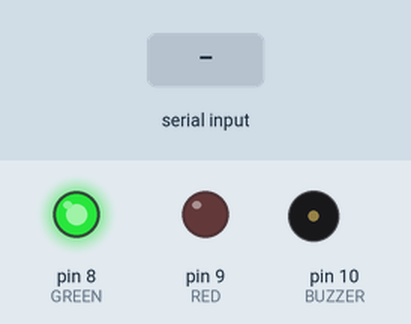
Recording of a sketch running on a simulated Arduino Uno, built with avr-gcc and run on an emulated ATmega328P. Shown: output pins drawn as LEDs (lit = HIGH), buzzer (waves = sounding). Inputs (shaded band) come from the test bench.

Above: at 1.2 s.
1.3 s: "R" received over Serial
At 2.5 s:
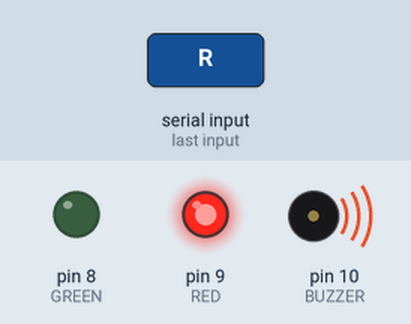
2.8 s: "G" received over Serial
At 3.8 s:
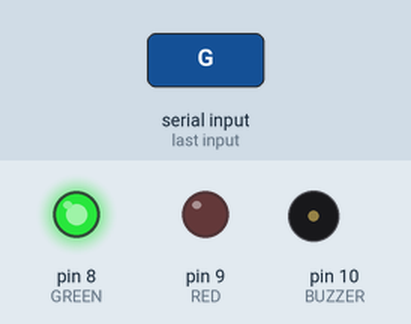
Timing chart, 0 to 5.8 s (numbered marks = the images above; inputs shaded):
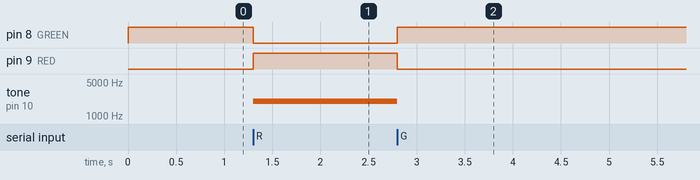

The sketch:

led_controller.ino
```cpp
// Distraction Guard - Arduino side.
// Jetson sends one byte over USB serial: 'R' = phone alert, 'G' = all fine.
const int GREEN = 8;
const int RED = 9;
const int BUZZER = 10;

void show(bool alert) {
  digitalWrite(GREEN, alert ? LOW : HIGH);
  digitalWrite(RED, alert ? HIGH : LOW);
  if (alert) tone(BUZZER, 2000);  // passive buzzer needs a tone, not a steady HIGH
  else noTone(BUZZER);
}

void setup() {
  pinMode(GREEN, OUTPUT);
  pinMode(RED, OUTPUT);
  pinMode(BUZZER, OUTPUT);
  Serial.begin(9600);
  show(false);
}

void loop() {
  if (Serial.available() > 0) {
    char c = Serial.read();
    if (c == 'R') show(true);
    else if (c == 'G') show(false);
  }
}
```

Measured:
- after the input at 1.3 s, pin 8 (GREEN): HIGH → LOW at once; pin 9 (RED): LOW → HIGH at once; tone on pin 10 (BUZZER): silent → 2000 Hz at once
- after the input at 2.8 s, pin 8 (GREEN): LOW → HIGH at once; pin 9 (RED): HIGH → LOW at once; tone on pin 10 (BUZZER): 2000 Hz → silent at once
